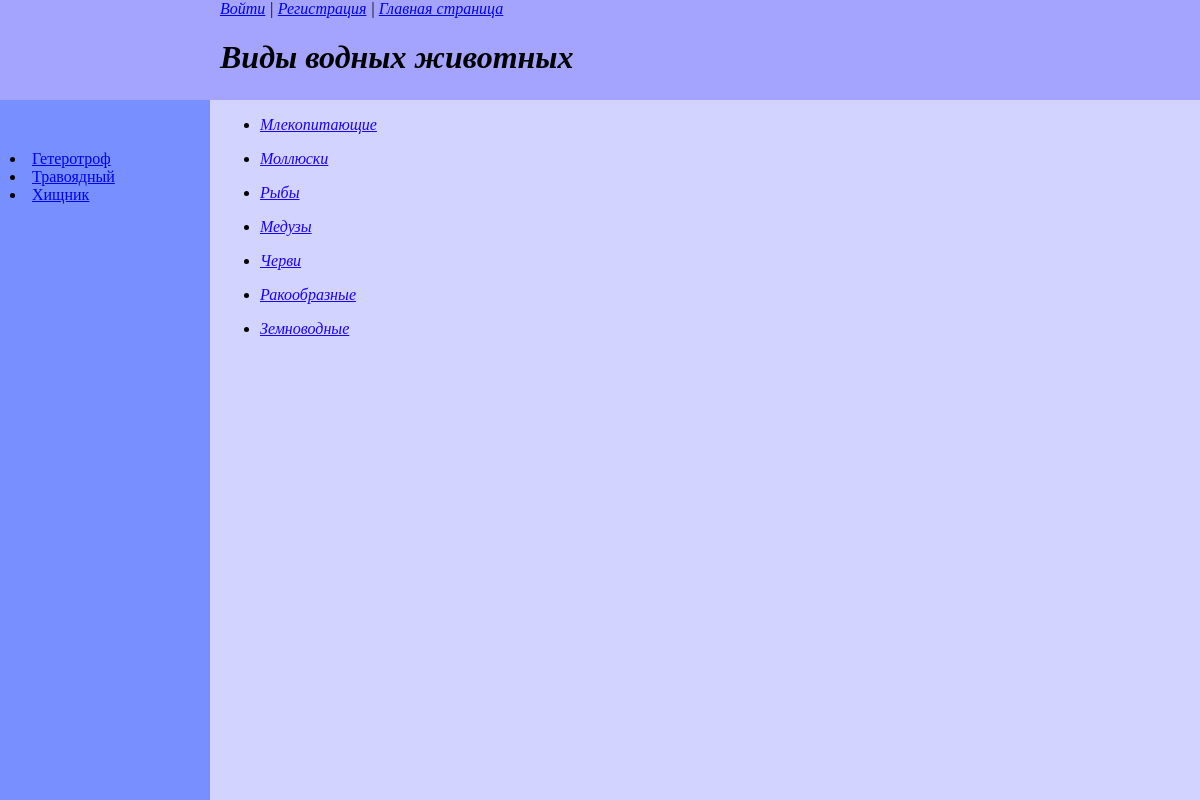
Page /water/ on the committed database.
### water/models.py (models this page shows, shortened)
class Water_Kinds(models.Model):
    name = models.CharField(max_length=50, db_index=True,verbose_name="Класс")
    slug = models.SlugField(max_length=100, unique=True, db_index=True)

class WaterTags(models.Model):
    tag = models.CharField(max_length=100, db_index=True,verbose_name="Теги")
    slug = models.SlugField(max_length=255, unique=True, db_index=True)
    def get_absolute_url(self):
        return reverse('tag', kwargs={'water_tag_slug': self.slug})

### water/views.py (the view)
class WaterHome(TemplateView):
    template_name = 'water/water.html'
    extra_context = {
        'title': 'Водные обитатели',
        'header': 'Виды водных животных',
        'data_inf': Water_Kinds.objects.all()
    }

### water/templatetags/water_tags.py (called while the page is built)
@register.inclusion_tag('water/water_list_tags.html')
def show_water_tags():
    return {"tags_water" : WaterTags.objects.annotate(total=Count("tags")).filter(total__gt=0)}

### water/templates/water/water.html (shortened to what this page needs)
{% extends 'base.html' %}
{% block load_tags %}
{% load water_tags %}
{% show_water_tags %}
{% endblock %}

### templates/base.html (shortened to what this page needs)
<!DOCTYPE html>
<html lang="en">
{% load static %}
<head>
</head>
<body>
<div class ="header">
    <nav class ="login">
    {% if request.user.is_authenticated %}
      {{user.username}} | <a href="{% url 'users:profile' %}">Личный кабинет</a> | <a href="{% url 'users:logout' %}">Выйти</a>
    {% else %}
        <a href="{% url 'users:login' %}">Войти</a> | <a href="{% url 'users:register' %}">Регистрация</a>
    {% endif %}
    | <a href="{% url 'home' %}">Главная страница</a>
    </nav>
    <h1>{{header}}</h1>
</div>
<div class = "content">
<ul>
        {% for items in data_inf %}
        <li>
               <p><a href="{{items.slug}}/">{{items.name}}</a></p>
        </li>
        {% endfor %}
</ul>
</div>
<div class="sidebar">
{% block load_tags %} {% endblock %}
</div>
</body>
</html>

### water/templates/water/water_list_tags.html
{% for t in tags_water %}
        <li><a href="{{t.get_absolute_url}}">{{t.tag}}</a></li>
{% endfor %}

### templates/base.html (style rules this page uses)
.header { padding-left: 220px; align-items: center; font-style:italic; background: #a4a4fe; position:absolute; left:0px; top:0px; bottom:0; right:0; height: 100px; }
.sidebar { position:absolute; padding-top: 50px; padding-left: 10px; background: #778fff; left:0px; top:100px; bottom:0px; width: 200px; }

### rows in the picture
Water_Kinds: name "Млекопитающие"
Water_Kinds: name "Моллюски"
Water_Kinds: name "Рыбы"
Water_Kinds: name "Медузы"
Water_Kinds: name "Черви"
Water_Kinds: name "Ракообразные"
Water_Kinds: name "Земноводные"
WaterTags: tag "Гетеротроф"
WaterTags: tag "Травоядный"
WaterTags: tag "Хищник"

### other values in the picture
{{ header }} "Виды водных животных"
